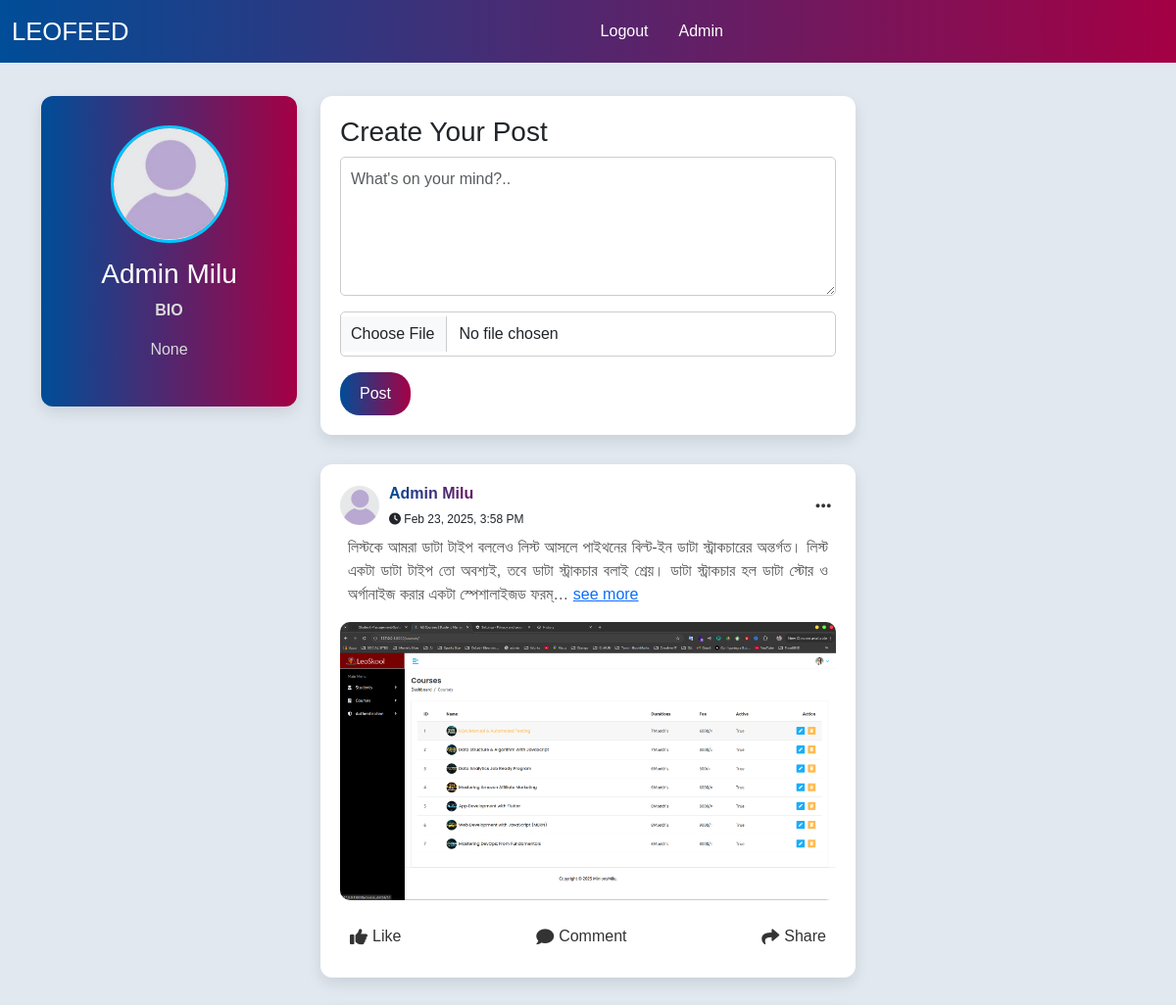
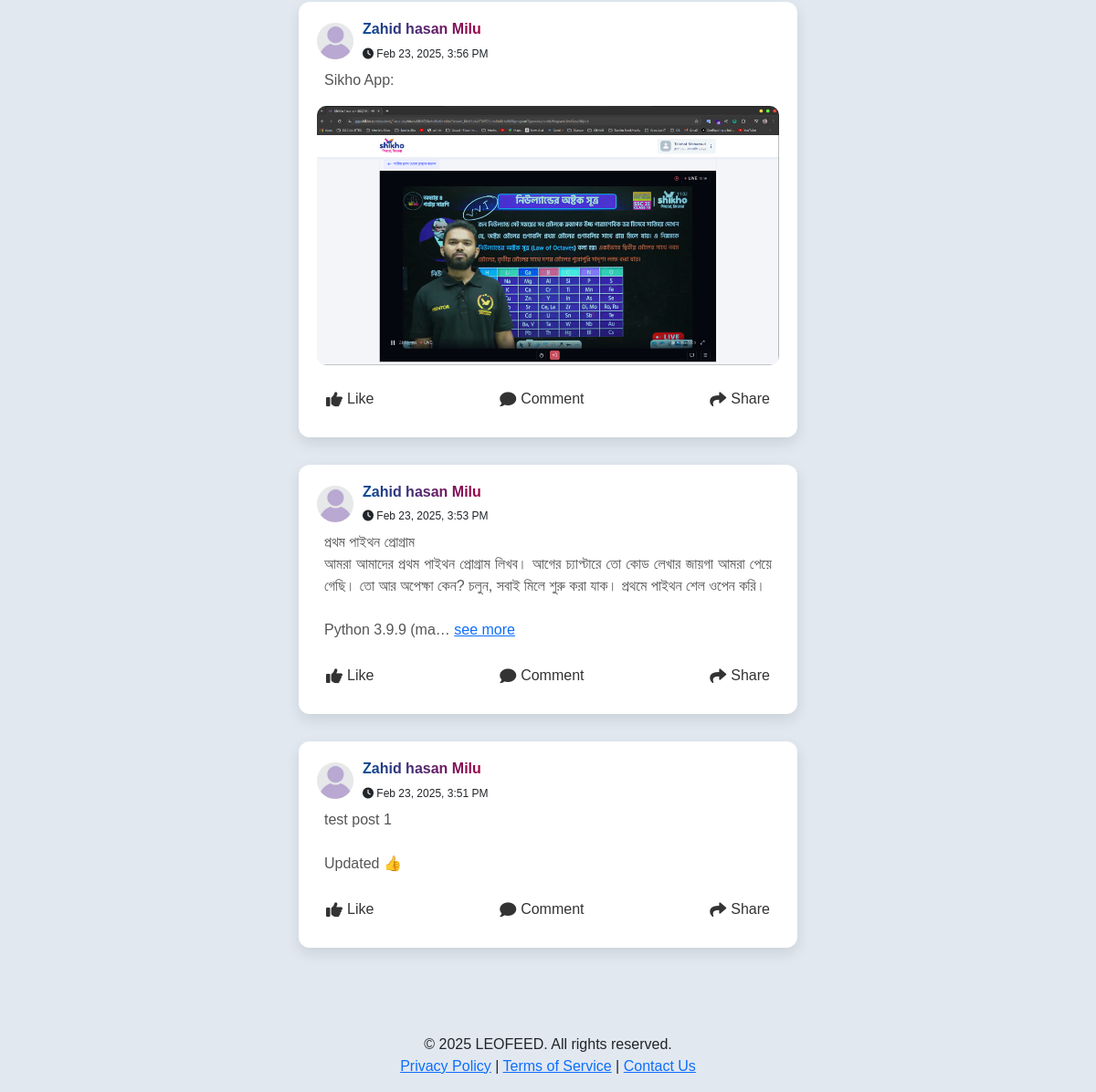
The app's page / (signed in) with its own data (2 pictures, top to bottom).
### app_post/models.py (models this page shows, shortened)
class UserProfile(models.Model):
    MARITAL_STATUS = (
        ('single', 'single'),
        ('married', 'married'),
        ('divorced', 'divorced'),
        ('widowed', 'widowed'),
    )
    user = models.OneToOneField(User, on_delete=models.CASCADE)
    profile_picture = models.ImageField(
        upload_to='profile_pictures/', default='default_profile_picture.jpeg', blank=True, null=True)
    address = models.TextField(blank=True, null=True)
    bio = models.TextField(blank=True, null=True)
    works_at = models.TextField(blank=True, null=True)
    studies_at = models.TextField(blank=True, null=True)
    lives_in = models.TextField(blank=True, null=True)
    marital_status = models.CharField(
        max_length=50, choices=MARITAL_STATUS, blank=True, null=True)
    dob = models.DateField(blank=True, null=True)
    created_at = models.DateTimeField(auto_now_add=True)
    updated_at = models.DateTimeField(auto_now=True)
    class Meta:
        verbose_name = _("UserProfile")
        verbose_name_plural = _("UserProfiles")

class Post(models.Model):
    user = models.ForeignKey(User, on_delete=models.CASCADE)
    post_content = models.TextField(blank=True, null=True)
    post_image = models.ImageField(
        upload_to="posts/image/", blank=True, null=True)
    created_at = models.DateTimeField(auto_now_add=True)
    updated_at = models.DateTimeField(auto_now=True)
    @staticmethod
    def all_posts():
        return Post.objects.all()

### app_post/views.py (the view, shortened to what this page needs)
# urls.py: path('', views.home, name='home'),
@login_required
def home(request):
    userprofile = get_object_or_404(UserProfile, user=request.user)
    posts = Post.all_posts().order_by('-created_at')
    form = PostForm()
    context = {
        'form': form,
        'posts': posts,
        'userprofile': userprofile,
    }
    return render(request, 'app_post/home.html', context)

### app_post/forms.py (shortened to what this page needs)
class PostForm(forms.ModelForm):
    class Meta:
        model = Post
        fields = ['post_content', 'post_image']

### templates/app_post/home.html (shortened to what this page needs)
{% extends 'layout.html' %}
{% load static %}
{% block content %}
<div class="container my-5">
    <div class="row">
        <div class="col-md-3">
            <div class="profile-card">
                <img src="{{ userprofile.profile_picture.url }}" alt="Profile Picture">
                <a style="text-decoration: none;" href="{% url 'user_profile' user.username %}"><h3>{{ request.user.first_name }}&nbsp;{{ request.user.last_name }}</h3></a>
                <p><b>BIO</b></p>
                <p>{{userprofile.bio}}</p>
            </div>
        </div>
        <div class="col-md-6">
            <div class="post-form">
                <h3>Create Your Post</h3>
                <form id="postForm" action="{% url 'home' %}" method="POST" enctype="multipart/form-data">
                    <div class="mb-3">
                        <textarea class="form-control" name="post_content" id="postText"
                            placeholder="What's on your mind?.." rows="5"></textarea>
                    </div>
                    <div class="mb-3">
                        <input type="file" class="form-control" name="post_image" id="postImage" accept="image/*">
                    </div>
                    <button type="submit" class="btn btn-primary">Post</button>
                </form>
            </div>
            {% for post in posts %}
            <div class="post-card">
                <div class="post-header">
                    <img src="{% static 'img/profile_demo_image.jpeg' %}" class="profile-image" alt="Profile Image">
                    <div class="user-time">
                        <a style="text-decoration: none;" href="{% url 'user_profile' post.user.username %}">
                            <h6 class="post-user"><b>{{ post.user.first_name }}&nbsp;{{ post.user.last_name }}</b></h6>
                        </a>
                        <i class="fa-solid fa-clock"></i>&nbsp;{{ post.created_at|date:"M j, Y, g:i A" }}
                    </div>
                    {% if post.user == request.user %}
                    <div class="post-menu" onclick="toggleDropdown(this)">
                        <i class="fas fa-ellipsis-h"></i>
                    </div>
                    {% endif %}
                </div>
                {% if post.post_content|length > 200 %}
                <div class="m-2">
                    <p>{{ post.post_content|truncatechars:200 }} <a href="{% url 'post_detail' post.id %}">see more</a>
                    </p>
                </div>
                {% else %}
                <div class="m-2">
                    <p>{{ post.post_content }} </p>
                </div>
                {% endif %}
                {% if post.post_image %}
                <div>
                    <a href="{% url 'post_detail' post.id %}"><img src="{{ post.post_image.url }}"
                            class="img-fluid post-img" alt="Post Image"></a>
                </div>
                {% endif %}
                <div class="post-actions">
                    <button><i class="fas fa-thumbs-up"></i> Like</button>
                    <button onclick="toggleCommentBox(this)"><i class="fas fa-comment"></i> Comment</button>
                    <button><i class="fas fa-share"></i> Share</button>
                </div>
            </div>
            {% endfor %}
        </div>
        <div class="col-md-3">
        </div>
    </div>
</div>
{% endblock content %}

### templates/layout.html (shortened to what this page needs)
<!DOCTYPE html>
<html lang="en">
{% load static %}
<head>
    <link href="https://cdn.jsdelivr.net/npm/bootstrap@5.3.0-alpha1/dist/css/bootstrap.min.css" rel="stylesheet">
    <link rel="stylesheet" href="https://cdnjs.cloudflare.com/ajax/libs/font-awesome/6.0.0-beta3/css/all.min.css">
    <link rel="stylesheet" href="{% static 'css/style.css' %}">
</head>
<body>
    <nav class="navbar navbar-expand-lg">
        <div class="container-fluid">
            <a class="navbar-brand" href="{% url 'home' %}">LEOFEED</a>
            <div class="collapse navbar-collapse" id="navbarNav">
                <ul class="navbar-nav ms-auto">
                    {% if request.user.is_authenticated %}
                    <li class="nav-item">
                        <a class="nav-link" href="{% url 'user_logout' %}">Logout</a>
                    <li class="nav-item">
                        <a class="nav-link" href="{% url 'user_profile' request.user.username %}">{{request.user.first_name|capfirst}}</a>
                    </li>
                    </li>
                    {% endif %}
                </ul>
            </div>
        </div>
    </nav>
    {% block content %}
    {% endblock content %}
    <footer class="footer mt-5 py-3 text-center">
        <div class="container">
            <p class="mb-0">© 2025 LEOFEED. All rights reserved.</p>
            <p class="mb-0">
                <a href="#">Privacy Policy</a> |
                <a href="#">Terms of Service</a> |
                <a href="#">Contact Us</a>
            </p>
        </div>
    </footer>
</body>
</html>

### static/css/style.css (style rules this page uses)
body { font-family: 'ubuntu', sans-serif; background: #e1e8f0; padding-top: 50px; }
.navbar { background: linear-gradient(90deg, #004D98, #A50044); color: white; position: fixed; top: 0; left: 0; right: 0; z-index: 1000; padding: 8px 0; }
.navbar-brand { font-size: 1.6rem; color: white; }
.navbar-nav .nav-link { color: white; margin-left: 15px; }
.form-control { width: 250px; }
.profile-card { background: linear-gradient(90deg, #004D98, #A50044); border-radius: 12px; box-shadow: 0 6px 15px rgba(0, 0, 0, 0.1); padding: 30px; margin-bottom: 30px; text-align: center; }
.profile-card img { border-radius: 50%; width: 120px; height: 120px; object-fit: cover; border: 3px solid #00c6ff; }
.profile-card h3 { margin-top: 15px; color: #ffffff; }
.profile-card p { color: #dadada; }
.post-card { background: white; border-radius: 12px; box-shadow: 0 6px 15px rgba(0, 0, 0, 0.1); padding: 20px; margin-bottom: 30px; }
.post-card p { color: #555; text-align: justify; white-space: pre-line; }
.post-card img { border-radius: 10px; margin-top: 0; max-height: 500px; object-fit: cover; }
.post-img { width: 100%; height: auto; object-fit: cover; display: block; margin: 0 auto; max-height: 350px; }
.post-actions { display: flex; justify-content: space-between; margin-top: 15px; }
.post-actions button { background: transparent; background: #ffffff; color: #333; border: none; padding: 10px; border-radius: 5px; transition: all 0.3s ease; display: flex; align-items: center; }
.post-actions i { margin-right: 5px; font-size: 18px; vertical-align: middle; }
.post-user { background: linear-gradient(60deg, #004D98, #A50044); -webkit-background-clip: text; -webkit-text-fill-color: transparent; }
.post-header { display: flex; align-items: center; font-size: 12px; }
.profile-image { width: 40px; height: 40px; border-radius: 50%; margin-right: 10px; object-fit: cover; }
.user-time { display: d-flex; align-items: center; }
.user-time h6 { margin-right: 10px; }
.post-form { background: white; border-radius: 12px; padding: 20px; box-shadow: 0 6px 15px rgba(0, 0, 0, 0.1); margin-bottom: 30px; }
.post-form input, .post-form textarea { width: 100%; padding: 10px; border-radius: 5px; border: 1px solid #ccc; margin-bottom: 15px; }
.post-form button { background: linear-gradient(90deg, #004D98, #A50044); color: white; border: none; padding: 10px 20px; border-radius: 20px; transition: all 0.3s ease; }
.post-menu { position: relative; margin-left: auto; cursor: pointer; }
.post-menu i { font-size: 18px; color: #333; padding: 5px; }

### records on screen
UserProfile: profile_picture (placeholder picture), bio "None"
Post: user.first_name "Admin", user.last_name "Milu", created_at "Feb 23, 2025, 3:58 PM", post_content "লিস্টকে আমরা ডাটা টাইপ বললেও লিস্ট আসলে পাইথনের বিল্ট-ইন ডাটা স্ট্রাকচারের অন্তর্গত। লিস্ট একটা ডাটা টাইপ তো অবশ্যই, তবে ডাটা স্ট্রাকচার বলাই শ্রেয়। ডাটা স্ট্রাকচার হল ডাটা স্টোর ও অর্গানাইজ করার একটা স্পেশালাইজড ফরম্…", post_image (picture)
Post: user.first_name "Zahid hasan", user.last_name "Milu", created_at "Feb 23, 2025, 3:56 PM", post_content "Sikho App:", post_image (picture)
Post: user.first_name "Zahid hasan", user.last_name "Milu", created_at "Feb 23, 2025, 3:53 PM", post_content "প্রথম পাইথন প্রোগ্রাম আমরা আমাদের প্রথম পাইথন প্রোগ্রাম লিখব। আগের চ্যাপ্টারে তো কোড লেখার জায়গা আমরা পেয়ে গেছি। তো আর অপেক্ষা কেন? চলুন, সবাই মিলে শুরু করা যাক। প্রথমে পাইথন শেল ওপেন করি। Python 3.9.9 (ma…"
Post: user.first_name "Zahid hasan", user.last_name "Milu", created_at "Feb 23, 2025, 3:51 PM", post_content "test post 1 Updated 👍"

### other values on screen
{{ request.user.first_name|capfirst }} "Admin"
{{ request.user.first_name }} "Admin"
{{ request.user.last_name }} "Milu"
